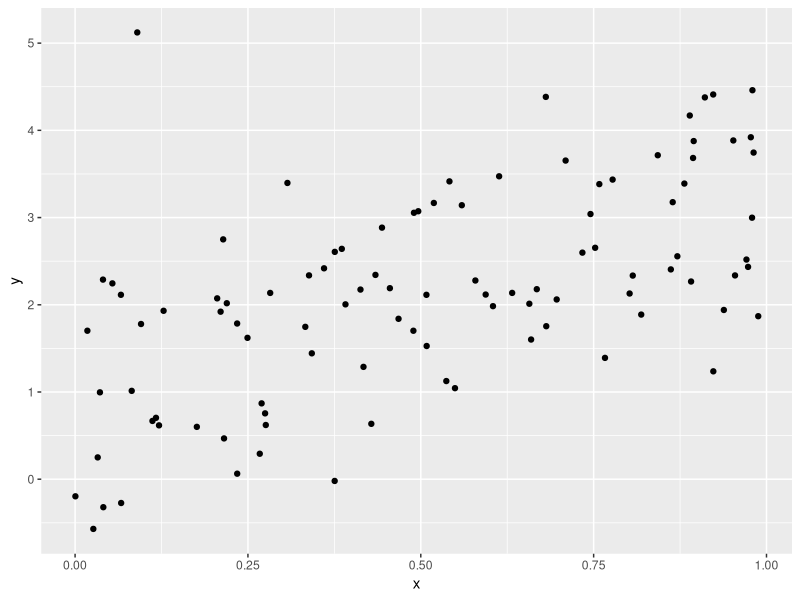

The R source for this figure:
## ---- chunk 1
library(tidyverse)

plot_df = 
  tibble(
    x = runif(100),
    y = 1 +2 *x +rnorm(100)
  )

plot_df |> 
  ggplot(aes(x = x, y = y)) + geom_point()
